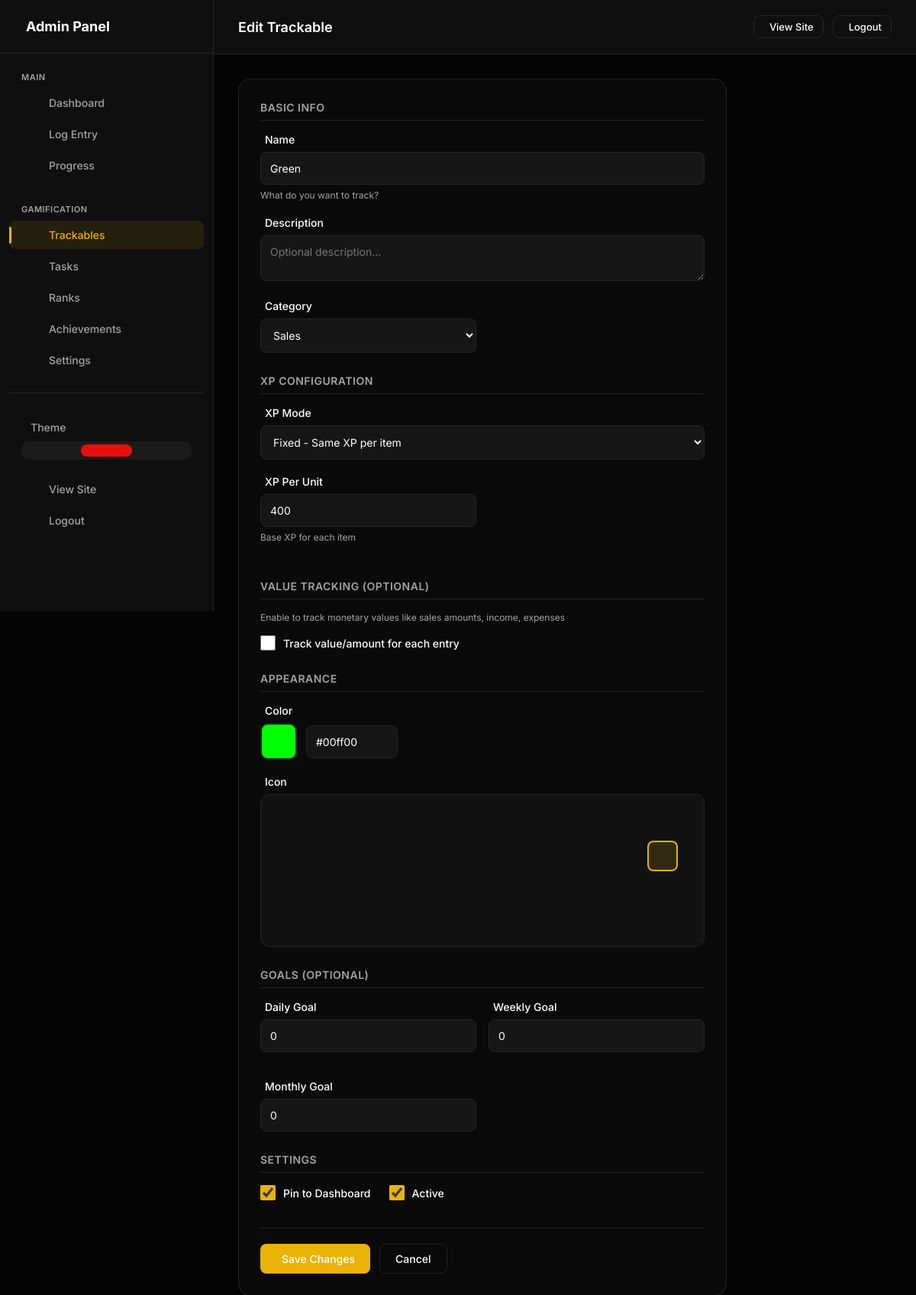
The page /admin/trackables/26/edit (signed in) on the database its author committed.
### models.py (models this page shows, shortened)
class TrackableType(db.Model):
    __tablename__ = 'trackable_types'
    id = db.Column(db.Integer, primary_key=True)
    user_id = db.Column(db.Integer, db.ForeignKey('users.id'), nullable=False, index=True)
    name = db.Column(db.String(100), nullable=False)  # "Blog Post", "YouTube Short", "Sale", etc.
    slug = db.Column(db.String(100), nullable=False)  # "blog_post", "youtube_short", "sale"
    description = db.Column(db.String(500))
    category = db.Column(db.String(50), default='content')  # 'content', 'task', 'metric', 'sales', 'finance'
    xp_per_unit = db.Column(db.Integer, default=10)  # Base XP earned per item
    xp_mode = db.Column(db.String(20), default='fixed')  # 'fixed', 'value_based', 'tiered'
    xp_multiplier = db.Column(db.Float, default=1.0)
    tiers_config = db.Column(db.Text)  # JSON: [{"name": "Bronze", "min": 0, "xp": 10}, {"name": "Silver", "min": 100, "xp": 50}]
    track_value = db.Column(db.Boolean, default=False)  # Track monetary/numeric value?
    value_label = db.Column(db.String(50), default='Value')  # "Price", "Amount", "Revenue", etc.
    value_prefix = db.Column(db.String(10), default='$')  # Currency symbol or unit
    value_suffix = db.Column(db.String(10), default='')  # e.g., "hrs", "units"
    icon = db.Column(db.String(50), default='ph-star')  # Phosphor icon name
    color = db.Column(db.String(20), default='#0ea5e9')  # Hex color
    emoji = db.Column(db.String(10))  # Optional emoji
    is_countable = db.Column(db.Boolean, default=True)  # Can you count multiple?
    track_duration = db.Column(db.Boolean, default=False)  # Track time/duration?
    track_views = db.Column(db.Boolean, default=False)  # Track views?
    allows_negative = db.Column(db.Boolean, default=False)  # Allow negative values (for expenses)?
    daily_goal = db.Column(db.Integer, default=0)  # Daily target (0 = no goal)
    weekly_goal = db.Column(db.Integer, default=0)  # Weekly target
    monthly_goal = db.Column(db.Integer, default=0)  # Monthly target
    value_goal = db.Column(db.Float, default=0)  # Value-based goal (e.g., $1000 in sales)
    display_order = db.Column(db.Integer, default=0)
    is_active = db.Column(db.Boolean, default=True)
    is_pinned = db.Column(db.Boolean, default=False)  # Show on dashboard
    created_at = db.Column(db.DateTime, default=datetime.utcnow)
    updated_at = db.Column(db.DateTime, default=datetime.utcnow, onupdate=datetime.utcnow)
    expense_threshold = db.Column(db.Float, default=0) # For expense trackables: Diff between threshold and value earns XP
    entries = db.relationship('TrackableEntry', backref='trackable_type', lazy=True, cascade='all, delete-orphan')

class UserSettings(db.Model):
    __tablename__ = 'user_settings'
    id = db.Column(db.Integer, primary_key=True)
    user_id = db.Column(db.Integer, db.ForeignKey('users.id'), nullable=False, unique=True, index=True)
    accent_color = db.Column(db.String(20), default='#e90e0e')
    points_name = db.Column(db.String(20), default='XP')  # "XP", "Points", "Coins", etc.
    points_icon = db.Column(db.String(50), default='ph-lightning')
    daily_xp_goal = db.Column(db.Integer, default=50)
    perfect_day_bonus = db.Column(db.Integer, default=50)
    perfect_week_bonus = db.Column(db.Integer, default=500)
    streak_bonus_per_day = db.Column(db.Integer, default=5)  # Extra XP per streak day
    show_xp_animations = db.Column(db.Boolean, default=True)
    dark_mode = db.Column(db.Boolean, default=True)
    compact_view = db.Column(db.Boolean, default=False)
    show_dashboard_header = db.Column(db.Boolean, default=True)
    enable_youtube_sync = db.Column(db.Boolean, default=False)
    always_show_confetti = db.Column(db.Boolean, default=False)
    created_at = db.Column(db.DateTime, default=datetime.utcnow)
    updated_at = db.Column(db.DateTime, default=datetime.utcnow, onupdate=datetime.utcnow)

### app.py (the view, shortened to what this page needs)
    @app.route('/admin/trackables/<int:id>/edit', methods=['GET', 'POST'])
    @admin_required
    def admin_trackable_edit(id):
        trackable = TrackableType.query.get_or_404(id)
        if trackable.user_id != current_user.id:
            abort(403)
        return render_template('admin/trackable_form.html', trackable=trackable)

### templates/admin/trackable_form.html (shortened to what this page needs)
{% extends "admin/base.html" %}
{% block page_title %}{{ 'Edit' if trackable else 'Add' }} Trackable{% endblock %}
{% block content %}
<div class="form-container">
    <form method="post" class="form-card">
        <div class="form-section">
            <div class="form-section-title">Basic Info</div>
            <div class="form-group">
                <label> Name</label>
                <input type="text" name="name" value="{{ trackable.name if trackable else '' }}" required
                    placeholder="e.g., Blog Post, Sale, Income, Client Call">
                <div class="help-text">What do you want to track?</div>
            </div>
            <div class="form-group">
                <label> Description</label>
                <textarea name="description" rows="2"
                    placeholder="Optional description...">{{ trackable.description if trackable else '' }}</textarea>
            </div>
            <div class="form-row">
                <div class="form-group">
                    <label> Category</label>
                    <select name="category">
                        <option value="sales" {% if trackable and trackable.category=='sales' %}selected{% endif %}>
                            Sales</option>
                    </select>
                </div>
            </div>
        </div>
        <div class="form-section">
            <div class="form-section-title">{{ points_name }} Configuration</div>
            <div class="form-group">
                <label> {{ points_name }} Mode</label>
                <select name="xp_mode" id="xpModeSelect" onchange="toggleXpOptions()">
                    <option value="fixed" {% if trackable and trackable.xp_mode=='fixed' %}selected{% endif %}>Fixed -
                        Same {{ points_name }} per item</option>
                </select>
            </div>
            <div class="form-row">
                <div class="form-group" id="xpPerUnitGroup">
                    <label> {{ points_name }} Per Unit</label>
                    <input type="number" name="xp_per_unit" value="{{ trackable.xp_per_unit if trackable else 10 }}"
                        min="0">
                    <div class="help-text">Base {{ points_name }} for each item</div>
                </div>
            </div>
        </div>
        <div class="form-section">
            <div class="form-section-title">Value Tracking (Optional)</div>
            <div class="help-text" style="margin-bottom: 16px;">Enable to track monetary values like sales amounts,
                income, expenses</div>
            <div class="form-group">
                <label class="checkbox-item" style="display: flex; align-items: center; gap: 10px; cursor: pointer;">
                    <input type="checkbox" name="track_value" id="trackValueCheck" onchange="toggleValueOptions()"
                        style="width: 20px; height: 20px; accent-color: var(--accent);">
                    <span>Track value/amount for each entry</span>
                </label>
            </div>
        </div>
        <div class="form-section">
            <div class="form-section-title">Appearance</div>
            <div class="form-group">
                <label> Color</label>
                <div class="color-input-wrapper">
                    <div class="color-preview" id="colorPreview"
                        style="background: {{ trackable.color if trackable else '#0ea5e9' }}">
                    </div>
                    <input type="text" id="colorText" value="{{ trackable.color if trackable else '#0ea5e9' }}"
                        style="width: 120px;" readonly>
                </div>
            </div>
            <div class="form-group">
                <label> Icon</label>
                <div class="icon-picker">
                    {% for icon in icons %}
                    <div class="icon-option {% if (trackable and trackable.icon == icon) or (not trackable and icon == 'ph-star') %}selected{% endif %}"
                        data-icon="{{ icon }}" onclick="selectIcon('{{ icon }}')">
                    </div>
                    {% endfor %}
                </div>
            </div>
        </div>
        <div class="form-section">
            <div class="form-section-title">Goals (Optional)</div>
            <div class="form-row">
                <div class="form-group">
                    <label> Daily Goal</label>
                    <input type="number" name="daily_goal" value="{{ trackable.daily_goal if trackable else 0 }}"
                        min="0">
                </div>
                <div class="form-group">
                    <label> Weekly Goal</label>
                    <input type="number" name="weekly_goal" value="{{ trackable.weekly_goal if trackable else 0 }}"
                        min="0">
                </div>
                <div class="form-group">
                    <label> Monthly Goal</label>
                    <input type="number" name="monthly_goal" value="{{ trackable.monthly_goal if trackable else 0 }}"
                        min="0">
                </div>
            </div>
        </div>
        <div class="form-section">
            <div class="form-section-title">Settings</div>
            <div class="checkbox-group">
                <label class="checkbox-item">
                    <input type="checkbox" name="is_pinned" {% if trackable and trackable.is_pinned %}checked{% elif not
                        trackable %}checked{% endif %}>
                    <span>Pin to Dashboard</span>
                </label>
                {% if trackable %}
                <label class="checkbox-item">
                    <input type="checkbox" name="is_active" {% if trackable.is_active %}checked{% endif %}>
                    <span>Active</span>
                </label>
                {% endif %}
            </div>
        </div>
        <div class="form-actions">
            <button type="submit" class="btn btn-primary">
                 {{ 'Save Changes' if trackable else 'Create Trackable' }}
            </button>
            <a href="{{ url_for('admin_trackables') }}" class="btn btn-outline">Cancel</a>
        </div>
    </form>
</div>
{% endblock %}

### templates/admin/base.html (style rules this page uses)
:root, [data-theme="dark"] { --bg-body: #050505; --bg-card: #0f0f0f; --bg-card-hover: #141414; --border: #262626; --accent: #e90e0e; --accent-rgb: 233, 14, 14; --accent-hover: #c70202; --text-main: #ffffff; --text-muted: #a3a3a3; --font-sans: 'Inter', sans-serif; --font-mono: 'JetBrains Mono', monospace; --success: #10b981; --warning: #f59e0b; --danger: #ef4444; }
* { margin: 0; padding: 0; box-sizing: border-box; }
body { background-color: var(--bg-body); color: var(--text-main); font-family: var(--font-sans); overflow-x: hidden; -webkit-font-smoothing: antialiased; min-height: 100vh; }
a { text-decoration: none; color: inherit; transition: 0.3s; }
button { border: none; background: none; cursor: pointer; font-family: inherit; }
.btn { padding: 10px 20px; border-radius: 8px; font-size: 14px; font-weight: 500; transition: all 0.3s ease; display: inline-flex; align-items: center; gap: 8px; cursor: pointer; border: none; }
.btn-primary { background: var(--accent); color: #fff; }
.btn-outline { border: 1px solid var(--border); color: var(--text-main); background: transparent; }
input[type="text"], input[type="password"], input[type="email"], input[type="url"], input[type="number"], input[type="date"], input[type="time"], input[type="datetime-local"], textarea, select { width: 100%; padding: 12px; background: rgba(255, 255, 255, 0.05); border: 1px solid var(--border); border-radius: 8px; color: var(--text-main); font-size: 14px; font-family: inherit; box-sizing: border-box; }
select option { background-color: var(--bg-card); color: var(--text-main); }
label { display: block; margin-bottom: 8px; color: var(--text-muted); font-size: 14px; }

### templates/admin/trackable_form.html (style rules this page uses)
.form-container { max-width: 640px; }
.form-card { background: rgba(255, 255, 255, 0.02); border: 1px solid var(--border); border-radius: 16px; padding: 28px; }
.form-section { margin-bottom: 28px; }
.form-section-title { font-size: 14px; font-weight: 600; color: var(--text-muted); text-transform: uppercase; letter-spacing: 0.5px; margin-bottom: 16px; padding-bottom: 8px; border-bottom: 1px solid var(--border); }
.form-row { display: grid; grid-template-columns: repeat(2, 1fr); gap: 16px; }
.form-group { margin-bottom: 20px; }
.form-group:last-child { margin-bottom: 0; }
label { display: flex; align-items: center; gap: 6px; margin-bottom: 8px; color: var(--text-main); font-size: 14px; font-weight: 500; }
.help-text { font-size: 12px; color: var(--text-muted); margin-top: 6px; }
.color-input-wrapper { display: flex; gap: 12px; align-items: center; }
.color-preview { width: 48px; height: 48px; border-radius: 10px; border: 2px solid var(--border); cursor: pointer; position: relative; overflow: hidden; }
.icon-picker { display: grid; grid-template-columns: repeat(8, 1fr); gap: 8px; padding: 12px; background: rgba(255, 255, 255, 0.03); border: 1px solid var(--border); border-radius: 12px; max-height: 200px; overflow-y: auto; }
.icon-option { width: 40px; height: 40px; border-radius: 8px; display: flex; align-items: center; justify-content: center; cursor: pointer; transition: all 0.2s; border: 2px solid transparent; font-size: 20px; color: var(--text-muted); }
.icon-option.selected { background: rgba(var(--accent-rgb), 0.15); border-color: var(--accent); color: var(--accent); }
.checkbox-group { display: flex; gap: 24px; flex-wrap: wrap; }
.checkbox-item { display: flex; align-items: center; gap: 10px; cursor: pointer; }
.checkbox-item input { width: 20px; height: 20px; accent-color: var(--accent); }
.form-actions { display: flex; gap: 12px; margin-top: 28px; padding-top: 20px; border-top: 1px solid var(--border); }

### rows shown on the page
TrackableType: name "Green", category "Sales", xp_mode "Fixed - Same XP per item", xp_per_unit "400", color "#00ff00", daily_goal "0", weekly_goal "0", monthly_goal "0", is_pinned "☑", is_active "☑"
UserSettings: points_name "XP"

### other values the page prints
{{ 'Edit' if trackable else 'Add' }} "Edit"
{{ 'Save Changes' if trackable else 'Create Trackable' }} "Save Changes"
